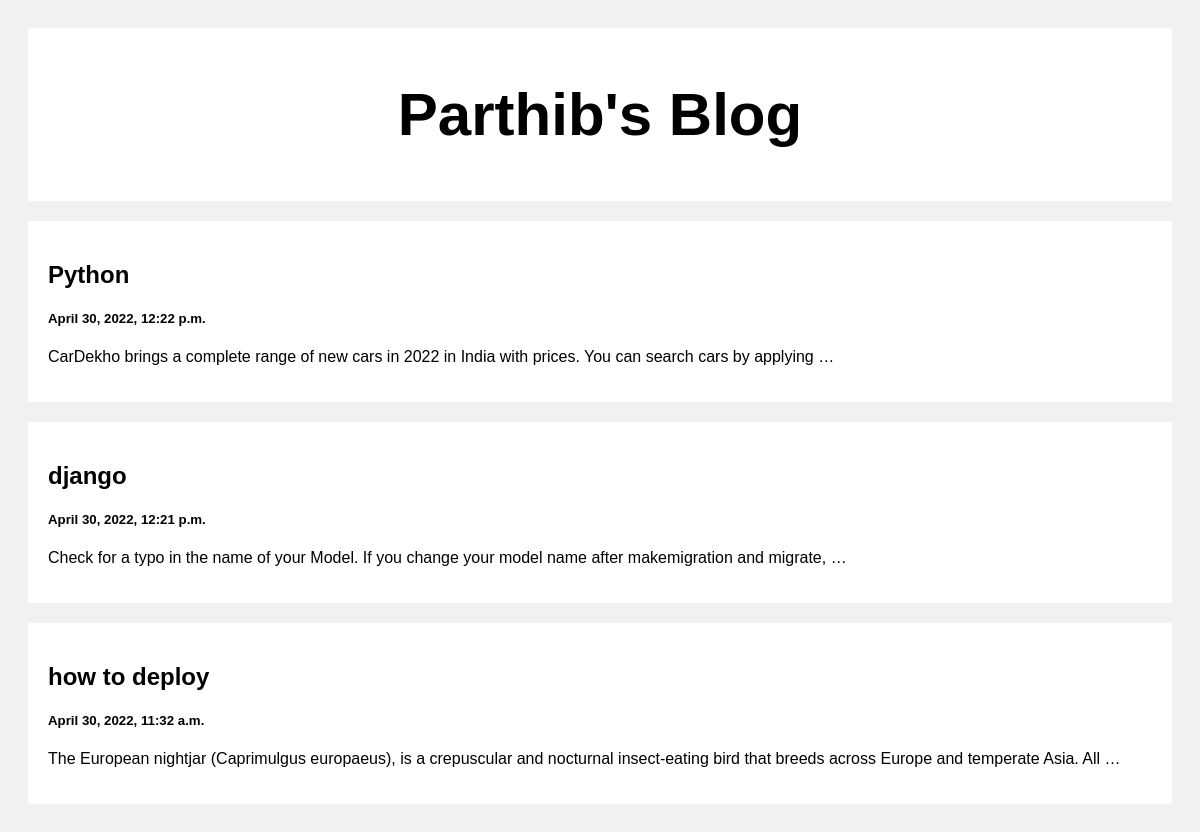
The page / on the database its author committed.
### posts/models.py (models this page shows)
class Post(models.Model):
    title=models.CharField(max_length=100)
    body=models.CharField(max_length=1000000000)
    created_at=models.DateTimeField(default=datetime.now,blank=True)

### posts/views.py (the view)
# urls.py: path('',views.index,name='index'),
def index(request):
    posts=Post.objects.all()
    return  render(request,'index.html',{'posts':posts})

### template/index.html (shortened to what this page needs)
<!DOCTYPE html>
<html>
<head>
</head>
<body>
<div class="header">
  <h2>Parthib's Blog</h2>
</div>
<div class="row">
  <div class="leftcolumn">
    {% for post in posts reversed %}
    <div class="card">
      <a style="text-decoration: none; color: black;" href="/post/{{post.id}}">
        <h2>{{post.title}}</h2>
        <h5>{{post.created_at}}</h5>
        <p>{{post.body|truncatewords:20}}</p>
      </a>
    </div>
    {% endfor %}
  </div>
</div>
</body>
</html>

### template/index.html (style rules this page uses)
* { box-sizing: border-box; }
body { font-family: Arial; padding: 20px; background: #f1f1f1; }
.header { padding: 2px; font-size: 40px; text-align: center; background: white; }
.leftcolumn { float: left; width: 100%; }
.card { background-color: white; padding: 20px; margin-top: 20px; }
.row:after { content: ""; display: table; clear: both; }

### rows shown on the page
Post: title "Python", created_at "April 30, 2022, 12:22 p.m.", body "CarDekho brings a complete range of new cars in 2022 in India with prices. You can search cars by applying …"
Post: title "django", created_at "April 30, 2022, 12:21 p.m.", body "Check for a typo in the name of your Model. If you change your model name after makemigration and migrate, …"
Post: title "how to deploy", created_at "April 30, 2022, 11:32 a.m.", body "The European nightjar (Caprimulgus europaeus), is a crepuscular and nocturnal insect-eating bird that breeds across Europe and temperate Asia. All …"
